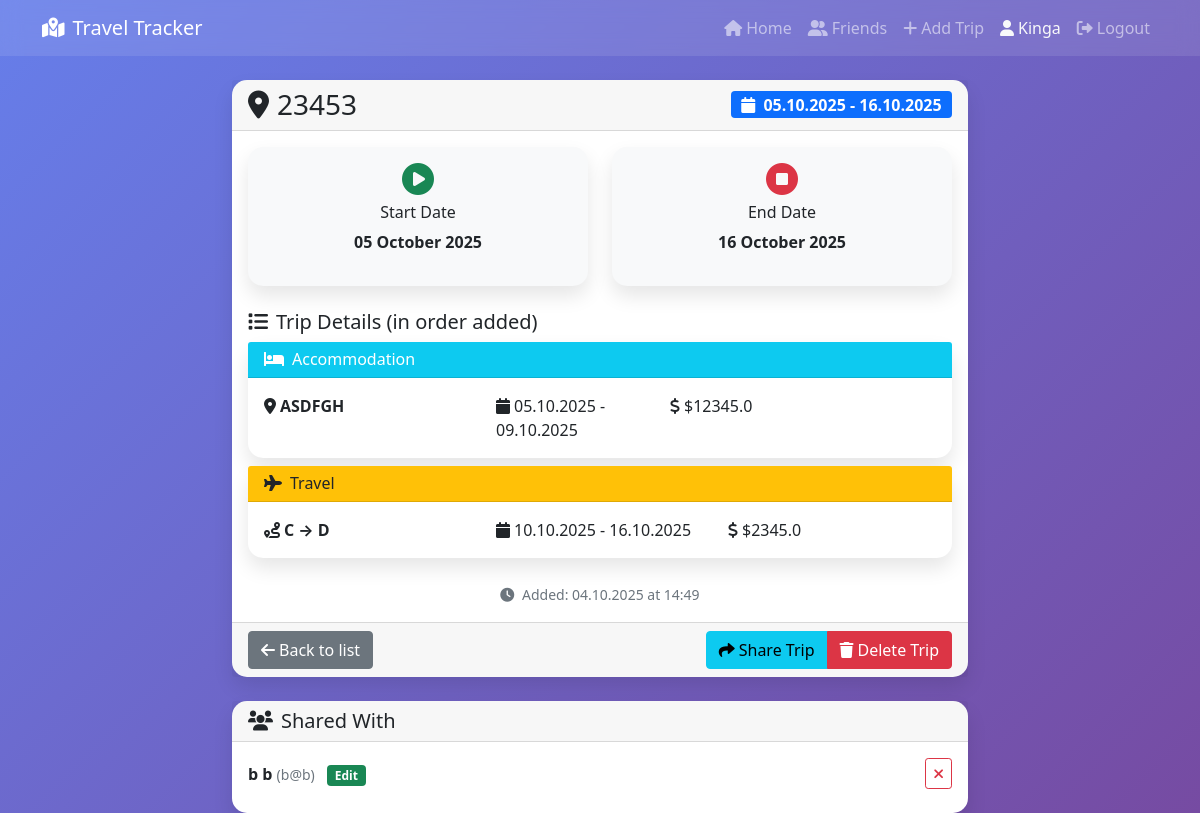
Screenshot of /trip/1 (signed in) with the database file from the repository.
### users.py (models this page shows, shortened)
class User(UserMixin, db.Model):
    id = db.Column(db.Integer, primary_key=True)
    username = db.Column(db.String(80), unique=True, nullable=False)
    email = db.Column(db.String(120), unique=True, nullable=False)
    password_hash = db.Column(db.String(200), nullable=False)
    first_name = db.Column(db.String(50), nullable=False)
    last_name = db.Column(db.String(50), nullable=False)
    created_at = db.Column(db.DateTime, default=datetime.utcnow)
    is_active = db.Column(db.Boolean, default=True)
    @property
    def full_name(self):
        return f"{self.first_name} {self.last_name}"

### models.py (models this page shows, shortened)
class Trip(db.Model):
    __tablename__ = 'trips'
    id = db.Column(db.Integer, primary_key=True)
    user_id = db.Column(db.Integer, db.ForeignKey("user.id"), nullable=False)
    destination = db.Column(db.String(100), nullable=False)
    start_date = db.Column(db.Date, nullable=False)
    end_date = db.Column(db.Date, nullable=False)
    description = db.Column(db.Text)
    created_at = db.Column(db.DateTime, default=lambda: datetime.now(timezone.utc))
    accommodations = db.relationship('Accomodation', back_populates="trip", cascade="all, delete-orphan", lazy="selectin", order_by="Accomodation.order_index")
    travels = db.relationship('Travel', back_populates="trip", cascade="all, delete-orphan", lazy="selectin", order_by="Travel.order_index")
    user = db.relationship('User', backref='trips')
    def get_all_items_ordered(self):
        items = []
        for acc in self.accommodations:
            items.append({
                'type': 'accommodation',
                'order_index': acc.order_index,
                'item': acc
            })
        for travel in self.travels:
            items.append({
                'type': 'travel',
                'order_index': travel.order_index,
                'item': travel
            })
        items.sort(key=lambda x: x['order_index'])
        return items

class Accomodation(db.Model):
    __tablename__ = 'accommodations'
    id = db.Column(db.Integer, primary_key=True)
    location = db.Column(db.String(100), nullable=False)
    check_in = db.Column(db.Date, nullable=False)
    check_out = db.Column(db.Date, nullable=False)
    trip_id = db.Column(db.Integer, db.ForeignKey('trips.id'), nullable=False)
    price = db.Column(db.Float, nullable=False)
    standard = db.Column(db.String(50))
    link = db.Column(db.String(500))
    order_index = db.Column(db.Integer, nullable=False, default=0)
    trip = db.relationship('Trip', back_populates='accommodations')

class Travel(db.Model):
    __tablename__ = 'travels'
    id = db.Column(db.Integer, primary_key=True)
    trip_id = db.Column(db.Integer, db.ForeignKey('trips.id'), nullable=False)
    from_location = db.Column(db.String(100), nullable=False)
    price = db.Column(db.Float, nullable=False)
    to_location = db.Column(db.String(100), nullable=False)
    start_date = db.Column(db.Date, nullable=False)
    end_date = db.Column(db.Date, nullable=False)
    order_index = db.Column(db.Integer, nullable=False, default=0)
    trip = db.relationship('Trip', back_populates='travels')

### trip_sharing.py (models this page shows, shortened)
class TripSharing(db.Model):
    __tablename__ = 'trip_sharing'
    id = db.Column(db.Integer, primary_key=True)
    trip_id = db.Column(db.Integer, db.ForeignKey('trips.id'), nullable=False)
    owner_id = db.Column(db.Integer, db.ForeignKey('user.id'), nullable=False)
    shared_with_id = db.Column(db.Integer, db.ForeignKey('user.id'), nullable=False)
    permission = db.Column(db.String(20), default='view')  # 'view' or 'edit'
    status = db.Column(db.String(20), default='pending')  # 'pending', 'accepted', 'declined'
    created_at = db.Column(db.DateTime, default=lambda: datetime.now(timezone.utc))
    updated_at = db.Column(db.DateTime, default=lambda: datetime.now(timezone.utc), onupdate=lambda: datetime.now(timezone.utc))
    trip = db.relationship('Trip', backref='shared_with')
    owner = db.relationship('User', foreign_keys=[owner_id], backref='trips_shared_by_me')
    shared_with = db.relationship('User', foreign_keys=[shared_with_id], backref='trips_shared_with_me')

### routes.py (the view, shortened to what this page needs)
@main_bp.route('/trip/<int:id>')
@login_required
def trip_detail(id):
    trip = Trip.query.filter_by(id=id, user_id=current_user.id).first()
    user_friends = Friendship.get_user_friends(current_user.id)
    return render_template('trip_detail.html', trip=trip, friends=user_friends)

### app.py (called while the page is built)
def create_app():
    app = Flask(__name__)
    app.config.from_object('config.Config')
    db.init_app(app)
    login_manager.init_app(app)
    login_manager.login_view = 'main.login'
    login_manager.login_message = 'You must log in to access this page.'
    login_manager.login_message_category = 'info'
    @login_manager.user_loader
    def load_user(user_id):
        from users import User
        return User.query.get(int(user_id))
    from routes import main_bp
    app.register_blueprint(main_bp)
    return app

### friends.py (called while the page is built)
    @staticmethod
    def get_user_friends(user_id):
        from users import User
        friendships = Friendship.query.filter(
            ((Friendship.requester_id == user_id) | (Friendship.addressee_id == user_id)) &
            (Friendship.status == 'accepted')
        ).all()
        friends = []
        for friendship in friendships:
            friend_id = friendship.addressee_id if friendship.requester_id == user_id else friendship.requester_id
            friend = User.query.get(friend_id)
            if friend:
                friends.append(friend)
        return friends

### templates/trip_detail.html (shortened to what this page needs)
{% extends "base.html" %}
{% block content %}
<div class="row justify-content-center">
    <div class="col-md-8">
        <div class="card">
            <div class="card-header">
                <div class="d-flex justify-content-between align-items-center">
                    <h3 class="mb-0">
                        <i class="fas fa-map-marker-alt me-2"></i>{{ trip.destination }}
                    </h3>
                    <span class="badge bg-primary fs-6">
                        <i class="fas fa-calendar me-1"></i>
                        {{ trip.start_date.strftime('%d.%m.%Y') }} - {{ trip.end_date.strftime('%d.%m.%Y') }}
                    </span>
                </div>
            </div>
            <div class="card-body">
                <div class="row">
                    <div class="col-md-6">
                        <div class="card bg-light">
                            <div class="card-body text-center">
                                <i class="fas fa-play-circle fa-2x text-success mb-2"></i>
                                <h6>Start Date</h6>
                                <p class="fw-bold">{{ trip.start_date.strftime('%d %B %Y') }}</p>
                            </div>
                        </div>
                    </div>
                    <div class="col-md-6">
                        <div class="card bg-light">
                            <div class="card-body text-center">
                                <i class="fas fa-stop-circle fa-2x text-danger mb-2"></i>
                                <h6>End Date</h6>
                                <p class="fw-bold">{{ trip.end_date.strftime('%d %B %Y') }}</p>
                            </div>
                        </div>
                    </div>
                </div>
                {% set ordered_items = trip.get_all_items_ordered() %}
                {% if ordered_items %}
                <div class="mt-4">
                    <h5><i class="fas fa-list me-2"></i>Trip Details (in order added)</h5>
                    {% for item_data in ordered_items %}
                        {% if item_data.type == 'accommodation' %}
                            {% set accommodation = item_data.item %}
                            <div class="card mb-2 border-info">
                                <div class="card-header bg-info text-white">
                                    <h6 class="mb-0"><i class="fas fa-bed me-2"></i>Accommodation</h6>
                                </div>
                                <div class="card-body">
                                    <div class="row">
                                        <div class="col-md-4">
                                            <strong><i class="fas fa-map-marker-alt me-1"></i>{{ accommodation.location }}</strong>
                                        </div>
                                        <div class="col-md-3">
                                            <i class="fas fa-calendar me-1"></i>{{ accommodation.check_in.strftime('%d.%m.%Y') }} - {{ accommodation.check_out.strftime('%d.%m.%Y') }}
                                        </div>
                                        <div class="col-md-2">
                                            <i class="fas fa-dollar-sign me-1"></i>${{ accommodation.price }}
                                        </div>
                                        <div class="col-md-2">
                                        </div>
                                        <div class="col-md-1">
                                        </div>
                                    </div>
                                </div>
                            </div>
                        {% elif item_data.type == 'travel' %}
                            {% set travel = item_data.item %}
                            <div class="card mb-2 border-warning">
                                <div class="card-header bg-warning text-dark">
                                    <h6 class="mb-0"><i class="fas fa-plane me-2"></i>Travel</h6>
                                </div>
                                <div class="card-body">
                                    <div class="row">
                                        <div class="col-md-4">
                                            <strong><i class="fas fa-route me-1"></i>{{ travel.from_location }} → {{ travel.to_location }}</strong>
                                        </div>
                                        <div class="col-md-4">
                                            <i class="fas fa-calendar me-1"></i>{{ travel.start_date.strftime('%d.%m.%Y') }} - {{ travel.end_date.strftime('%d.%m.%Y') }}
                                        </div>
                                        <div class="col-md-4">
                                            <i class="fas fa-dollar-sign me-1"></i>${{ travel.price }}
                                        </div>
                                    </div>
                                </div>
                            </div>
                        {% endif %}
                    {% endfor %}
                </div>
                {% endif %}
                <div class="mt-4 text-center">
                    <small class="text-muted">
                        <i class="fas fa-clock me-1"></i>
                        Added: {{ trip.created_at.strftime('%d.%m.%Y at %H:%M') }}
                    </small>
                </div>
            </div>
            <div class="card-footer">
                <div class="d-flex justify-content-between">
                    <a href="{{ url_for('main.index') }}" class="btn btn-secondary">
                        <i class="fas fa-arrow-left me-1"></i>Back to list
                    </a>
                    <div class="btn-group">
                        {% if trip.user_id == current_user.id %}
                            <button type="button" class="btn btn-info" data-bs-toggle="modal" data-bs-target="#shareModal">
                                <i class="fas fa-share me-1"></i>Share Trip
                            </button>
                            <a href="{{ url_for('main.delete_trip', id=trip.id) }}"
                               class="btn btn-danger"
                               onclick="return confirm('Are you sure you want to delete this trip?')">
                                <i class="fas fa-trash me-1"></i>Delete Trip
                            </a>
                        {% else %}
                            <span class="badge bg-info fs-6">
                                <i class="fas fa-share-alt me-1"></i>Shared with you
                            </span>
                        {% endif %}
                    </div>
                </div>
            </div>
        </div>
        {% if trip.user_id == current_user.id %}
        {% if trip.shared_with %}
        <div class="card mt-4">
            <div class="card-header">
                <h5 class="mb-0">
                    <i class="fas fa-users me-2"></i>Shared With
                </h5>
            </div>
            <div class="card-body">
                {% for sharing in trip.shared_with %}
                    {% if sharing.status == 'accepted' %}
                    <div class="d-flex justify-content-between align-items-center mb-2">
                        <div>
                            <strong>{{ sharing.shared_with.full_name }}</strong>
                            <small class="text-muted">({{ sharing.shared_with.email }})</small>
                            <span class="badge bg-{{ 'success' if sharing.permission == 'edit' else 'info' }} ms-2">
                                {{ sharing.permission.title() }}
                            </span>
                        </div>
                        <a href="{{ url_for('main.remove_trip_access', trip_id=trip.id, user_id=sharing.shared_with_id) }}"
                           class="btn btn-sm btn-outline-danger"
                           onclick="return confirm('Remove access for this user?')">
                            <i class="fas fa-times"></i>
                        </a>
                    </div>
                    {% endif %}
                {% endfor %}
            </div>
        </div>
        {% endif %}
        {% endif %}
    </div>
</div>
{% endblock %}

### templates/base.html (shortened to what this page needs)
<!DOCTYPE html>
<html lang="en">
<head>
    <link href="https://cdn.jsdelivr.net/npm/bootstrap@5.1.3/dist/css/bootstrap.min.css" rel="stylesheet">
    <link href="https://cdnjs.cloudflare.com/ajax/libs/font-awesome/6.0.0/css/all.min.css" rel="stylesheet">
</head>
<body>
    <nav class="navbar navbar-expand-lg navbar-dark">
        <div class="container">
            <a class="navbar-brand" href="{{ url_for('main.index') }}">
                <i class="fas fa-map-marked-alt me-2"></i>Travel Tracker
            </a>
            <div class="navbar-nav ms-auto">
                <a class="nav-link" href="{{ url_for('main.index') }}">
                    <i class="fas fa-home me-1"></i>Home
                </a>
                {% if current_user.is_authenticated %}
                    <a class="nav-link" href="{{ url_for('main.friends') }}">
                        <i class="fas fa-user-friends me-1"></i>Friends
                    </a>
                    <a class="nav-link" href="{{ url_for('main.add_trip') }}">
                        <i class="fas fa-plus me-1"></i>Add Trip
                    </a>
                    <span class="nav-link text-light">
                        <i class="fas fa-user me-1"></i>{{ current_user.first_name }}
                    </span>
                    <a class="nav-link" href="{{ url_for('main.logout') }}">
                        <i class="fas fa-sign-out-alt me-1"></i>Logout
                    </a>
                {% endif %}
            </div>
        </div>
    </nav>
    <div class="container mt-4">
        {% block content %}{% endblock %}
    </div>
</body>
</html>

### templates/base.html (style rules this page uses)
body { background: linear-gradient(135deg, #667eea 0%, #764ba2 100%); min-height: 100vh; }
.card { box-shadow: 0 10px 20px rgba(0,0,0,0.1); border: none; border-radius: 15px; }
.navbar { background: rgba(255,255,255,0.1) !important; backdrop-filter: blur(10px); }

### rows the page displays
User: first_name "Kinga"
Trip: destination "23453", start_date "05.10.2025", end_date "16.10.2025", start_date "05 October 2025", end_date "16 October 2025", created_at "04.10.2025 at 14:49"
Accomodation: order_index 0 (drawn), location "ASDFGH", check_in "05.10.2025", check_out "09.10.2025", price "12345.0"
Travel: from_location "C", to_location "D", start_date "10.10.2025", end_date "16.10.2025", price "2345.0"
TripSharing: shared_with.full_name "b b", shared_with.email "b@b", permission "Edit"
